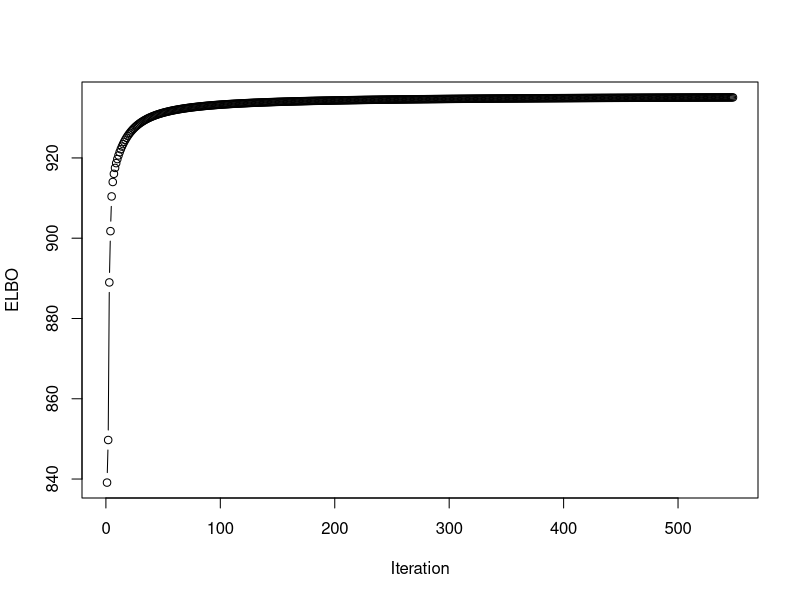
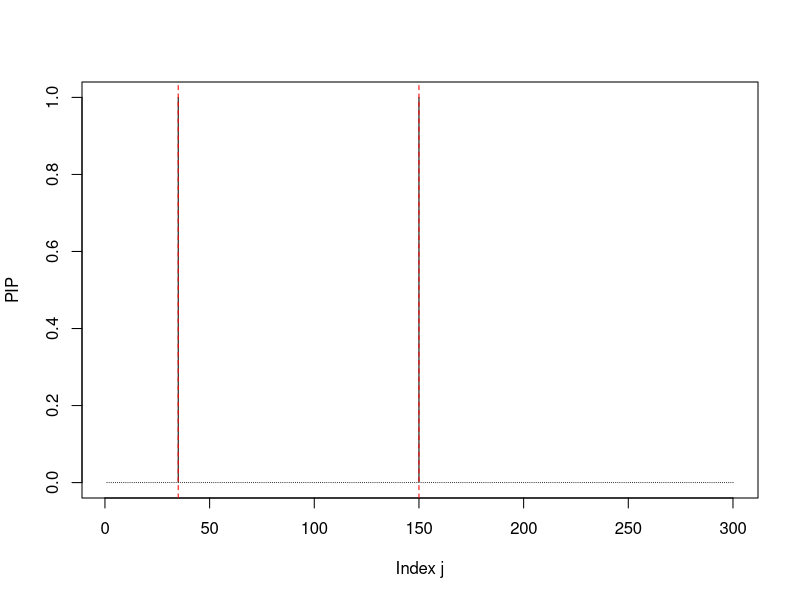
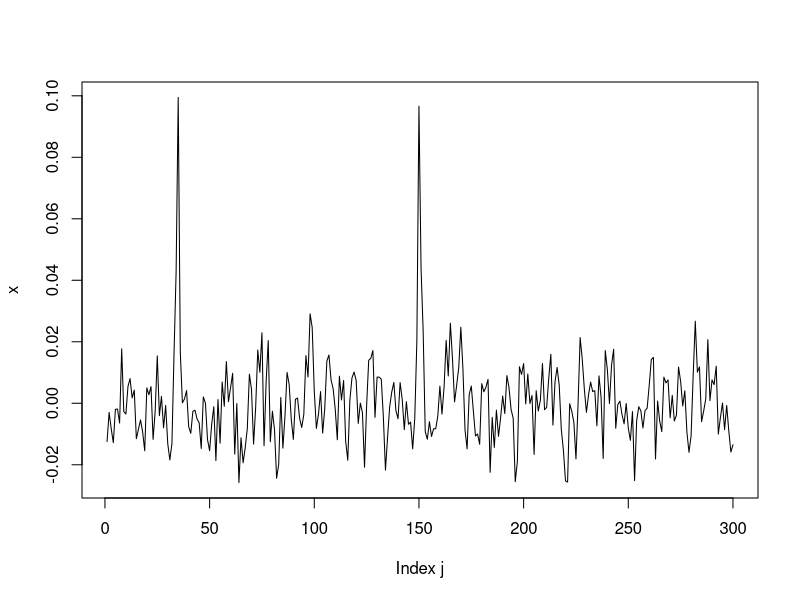
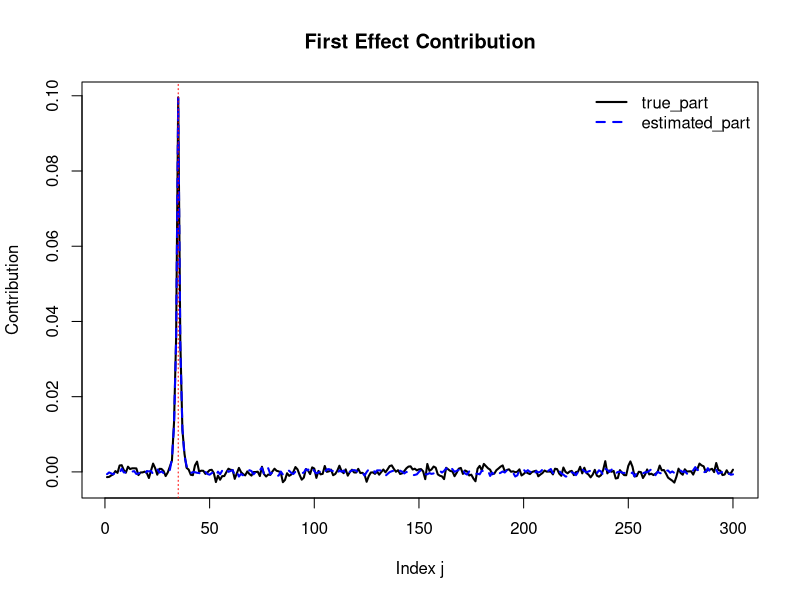
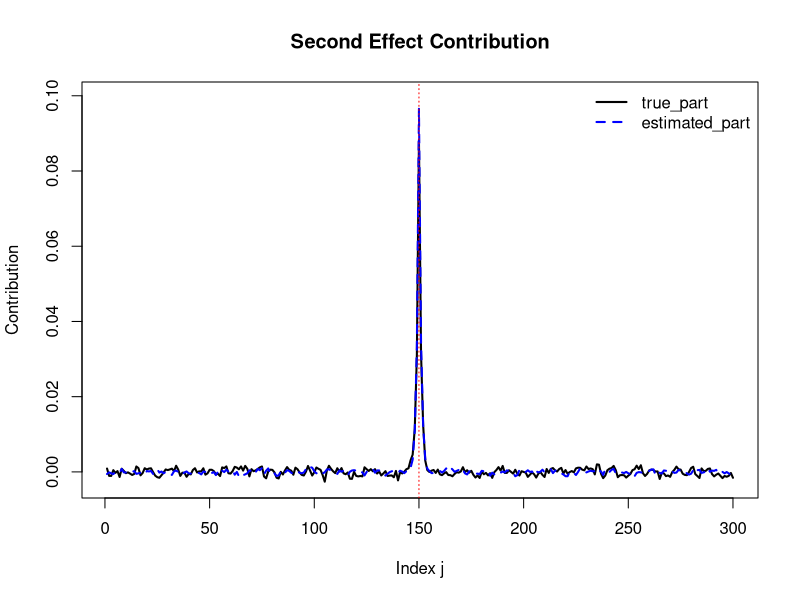
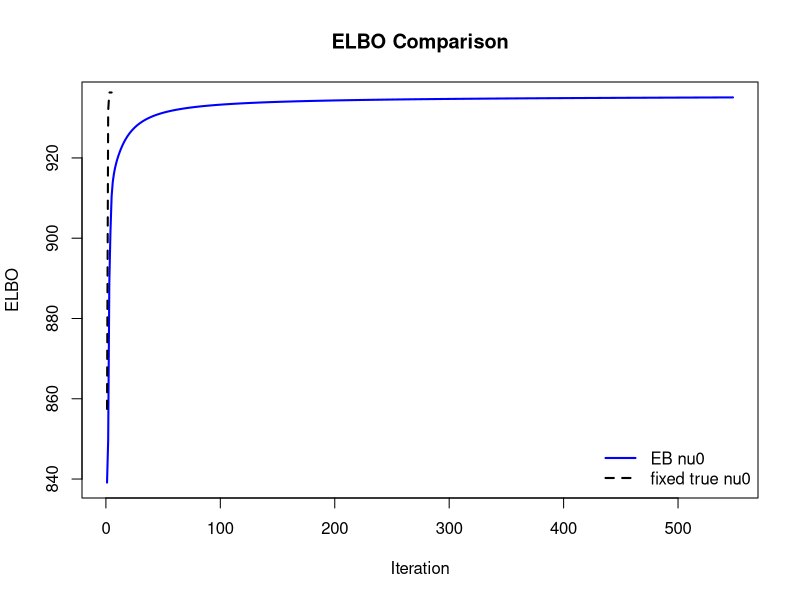
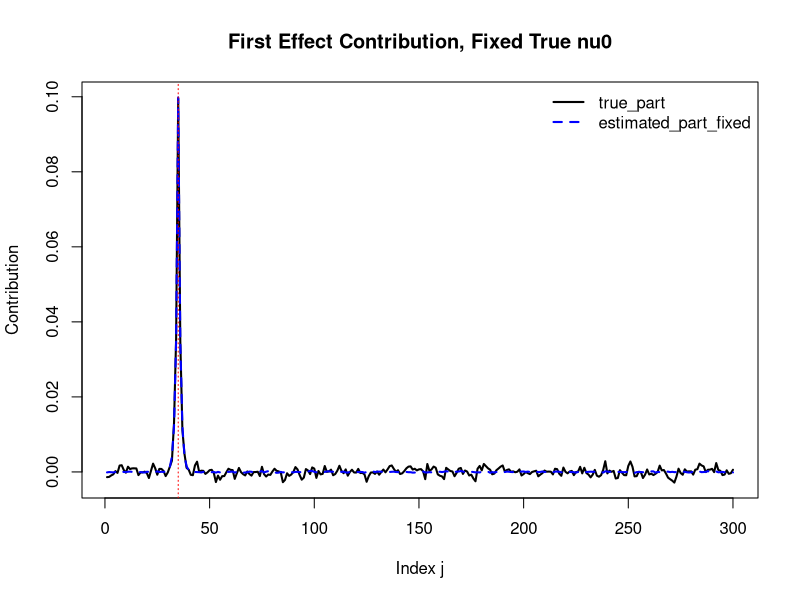
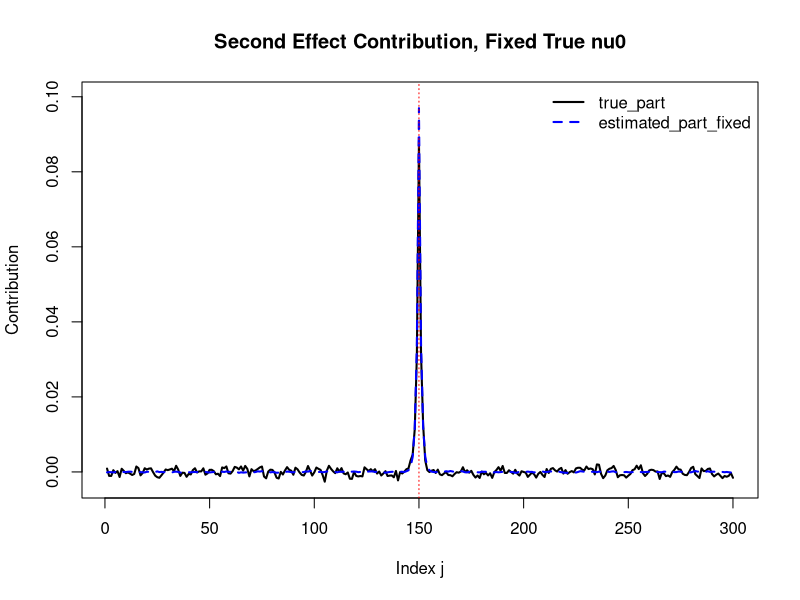

Write the R code that produced these figures, in order.
############################################################
## SuSiE-style CAVI + VEB for inverse-Wishart column model
## with summary-statistic likelihood covariance Rbar / N
############################################################

logsumexp <- function(x) {
  m <- max(x)
  m + log(sum(exp(x - m)))
}

safe_normalize_logweights <- function(logw) {
  lse <- logsumexp(logw)
  exp(logw - lse)
}

chol_solve <- function(ch, b) {
  # ch is upper-triangular Cholesky factor from chol(A), so A = t(ch) %*% ch
  backsolve(ch, forwardsolve(t(ch), b))
}

quad_form_chol <- function(ch, x) {
  y <- chol_solve(ch, x)
  sum(x * y)
}

############################################################
## One-dimensional quadrature for q(s)
##
## q(s) proportional to
## s^{-(a+1)} exp{-b/s + D s - 0.5 H s^2}, s > 0.
##
## With s = exp(xi),
## q(xi) proportional to
## exp{-a xi - b exp(-xi) + D exp(xi) - 0.5 H exp(2 xi)}.
############################################################

qs_moments_grid <- function(a, b, D, H,
                            grid_n = 121,
                            width = 12,
                            mode_lower = -40,
                            mode_upper = 40) {
  H <- max(H, 1e-14)
  b <- max(b, 1e-14)

  logf <- function(xi) {
    -a * xi - b * exp(-xi) + D * exp(xi) - 0.5 * H * exp(2 * xi)
  }

  opt <- optimize(logf, interval = c(mode_lower, mode_upper), maximum = TRUE)
  mode <- opt$maximum

  # Expand grid if boundary mass is non-negligible
  for (attempt in 1:5) {
    grid <- seq(mode - width, mode + width, length.out = grid_n)
    lf <- logf(grid)
    m <- max(lf)
    w <- exp(lf - m)

    # trapezoid weights
    wt <- w
    wt[1] <- wt[1] / 2
    wt[length(wt)] <- wt[length(wt)] / 2

    p <- wt / sum(wt)

    boundary_mass <- p[1] + p[length(p)]
    if (boundary_mass < 1e-7) break
    width <- width * 1.5
  }

  dx <- grid[2] - grid[1]
  logZ <- m + log(sum(wt) * dx)

  Es     <- sum(exp(grid) * p)
  Es2    <- sum(exp(2 * grid) * p)
  ElogS  <- sum(grid * p)
  EInvS  <- sum(exp(-grid) * p)

  list(
    Es = Es,
    Es2 = Es2,
    ElogS = ElogS,
    EInvS = EInvS,
    logZ = logZ,
    mode = mode,
    width = width
  )
}

############################################################
## Main fitting function
############################################################

iw_susie_veb <- function(x,
                         Rbar,
                         L,
                         N = 1,
                         sigma2 = rep(1, L),
                         nu0_init = 10,
                         max_iter = 50,
                         inner_iter = 3,
                         update_nu0 = TRUE,
                         update_sigma2 = FALSE,
                         nu0_lower = 2,
                         ridge = 1e-8,
                         tol = 1e-5,
                         qs_grid_n = 121,
                         init_gamma = NULL,
                         init_beta = NULL,
                         verbose = TRUE) {

  x <- as.numeric(x)
  J <- length(x)

  stopifnot(nrow(Rbar) == J, ncol(Rbar) == J)
  stopifnot(length(N) == 1, is.finite(N), N > 0)
  stopifnot(length(sigma2) == L)
  if (!is.null(init_gamma)) {
    stopifnot(length(init_gamma) == L)
    stopifnot(all(init_gamma == as.integer(init_gamma)))
    stopifnot(all(init_gamma >= 1), all(init_gamma <= J))
  }
  if (!is.null(init_beta)) {
    stopifnot(length(init_beta) == L)
    stopifnot(all(is.finite(init_beta)))
  }

  # Ridge for numerical stability
  Rbar <- (Rbar + t(Rbar)) / 2
  if (ridge > 0) {
    Rbar <- Rbar + ridge * diag(J)
  }

  rho <- diag(Rbar)

  if (any(rho <= 0)) {
    stop("All diagonal entries of Rbar must be positive.")
  }

  chR <- chol(Rbar)
  logdetR <- 2 * sum(log(diag(chR)))

  # G[, j] = Rbar[, j] / Rbar[j, j]
  # This is E[u_j(z)] at the prior mean.
  G <- sweep(Rbar, 2, rho, "/")

  logdetQ <- logdetR - log(rho)

  # Initialize nu0
  nu0 <- nu0_init

  # Helper to get prior moments for s under current nu0
  prior_s_moments <- function(nu0) {
    a <- (nu0 + 2) / 2
    b <- nu0 * rho / 2

    Es <- b / (a - 1)

    if (a <= 2) {
      Es2 <- rep(Inf, J)
    } else {
      Es2 <- b^2 / ((a - 1)^2 * (a - 2))
    }

    ElogS <- log(b) - digamma(a)
    EInvS <- a / b

    list(a = a, b = b, Es = Es, Es2 = Es2,
         ElogS = ElogS, EInvS = EInvS)
  }

  smom <- prior_s_moments(nu0)

  # Variational parameters
  pi_mat <- matrix(1 / J, nrow = L, ncol = J)

  mb <- matrix(0, nrow = L, ncol = J)
  vb <- matrix(rep(sigma2, each = J), nrow = L, byrow = TRUE)

  Es <- matrix(rep(smom$Es, times = L), nrow = L, byrow = TRUE)
  Es2 <- matrix(rep(smom$Es2, times = L), nrow = L, byrow = TRUE)
  ElogS <- matrix(rep(smom$ElogS, times = L), nrow = L, byrow = TRUE)
  EInvS <- matrix(rep(smom$EInvS, times = L), nrow = L, byrow = TRUE)

  # q_s natural parameters, needed to evaluate entropy of q(s)
  qsa <- matrix(smom$a, nrow = L, ncol = J)
  qsb <- matrix(rep(smom$b, times = L), nrow = L, byrow = TRUE)

  D_s <- matrix(0, nrow = L, ncol = J)
  H_s <- matrix(0, nrow = L, ncol = J)

  # log normalizer of q_s
  # If initialized at prior, Z = Gamma(a) / b^a
  logZs <- matrix(
    rep(lgamma(smom$a) - smom$a * log(smom$b), times = L),
    nrow = L,
    byrow = TRUE
  )

  # omega moments
  c0 <- (nu0 + 3) / 2
  Eomega <- matrix(nu0 + 3, nrow = L, ncol = J)
  Elogomega <- matrix(digamma(c0) + log(2), nrow = L, ncol = J)

  # q_omega parameters
  aw <- matrix(c0, nrow = L, ncol = J)
  bw <- matrix(0.5, nrow = L, ncol = J)

  # z-related scalar summaries
  Cz <- matrix(NA_real_, nrow = L, ncol = J)
  alpha_z <- matrix(0, nrow = L, ncol = J)
  A_z <- matrix(NA_real_, nrow = L, ncol = J)
  B_z <- matrix(NA_real_, nrow = L, ncol = J)
  Delta_z <- matrix(NA_real_, nrow = L, ncol = J)

  # Effect posterior means m_l = E[beta_l R_{gamma_l}]
  m_eff <- matrix(0, nrow = J, ncol = L)

  if (!is.null(init_gamma)) {
    init_beta <- if (is.null(init_beta)) rep(0, L) else as.numeric(init_beta)
    for (l in seq_len(L)) {
      j <- init_gamma[l]
      pi_mat[l, ] <- 1e-12 / (J - 1)
      pi_mat[l, j] <- 1 - 1e-12
      mb[l, j] <- init_beta[l]
      m_eff[, l] <- init_beta[l] * Rbar[, j]
    }
  }

  ############################################################
  ## Helper: refresh z scalar summaries for one effect
  ############################################################

  refresh_z_scalars <- function(l, y) {
    yKy <- quad_form_chol(chR, y)

    # d_j(y) = y^T K y - y_j^2 / rho_j
    d <- yKy - y^2 / rho
    d <- pmax(d, 0)

    Eb2 <- vb[l, ] + mb[l, ]^2
    T1 <- mb[l, ] * Es[l, ]
    T2 <- Eb2 * Es2[l, ]

    Cz_l <- N * T2 + rho * Eomega[l, ]
    Cz_l <- pmax(Cz_l, 1e-14)

    alpha_l <- N * T1 / Cz_l

    B_l <- y / rho + alpha_l * d

    A_l <- 1 / rho + alpha_l^2 * d + (J - 1) / Cz_l

    Delta_l <- rho * (alpha_l^2 * d + (J - 1) / Cz_l)

    list(
      yKy = yKy,
      d = d,
      Eb2 = Eb2,
      T1 = T1,
      T2 = T2,
      Cz = Cz_l,
      alpha = alpha_l,
      A = A_l,
      B = B_l,
      Delta = Delta_l
    )
  }

  ############################################################
  ## Helper: prior-q terms for each candidate j
  ############################################################

  local_prior_minus_q <- function(l, sigma2_l, nu0_current) {
    a_cur <- (nu0_current + 2) / 2
    b_cur <- nu0_current * rho / 2
    c_cur <- (nu0_current + 3) / 2

    Eb2 <- vb[l, ] + mb[l, ]^2

    ## beta
    Elogp_beta <- -0.5 * (log(2 * pi * sigma2_l) + Eb2 / sigma2_l)
    Elogq_beta <- -0.5 * (log(2 * pi * vb[l, ]) + 1)

    ## s prior under current nu0
    Elogp_s <- a_cur * log(b_cur) -
      lgamma(a_cur) -
      (a_cur + 1) * ElogS[l, ] -
      b_cur * EInvS[l, ]

    ## q(s), using stored q_s natural parameters
    Elogq_s <- -(qsa[l, ] + 1) * ElogS[l, ] -
      qsb[l, ] * EInvS[l, ] +
      D_s[l, ] * Es[l, ] -
      0.5 * H_s[l, ] * Es2[l, ] -
      logZs[l, ]

    ## omega prior under current nu0
    Elogp_omega <- c_cur * log(0.5) -
      lgamma(c_cur) +
      (c_cur - 1) * Elogomega[l, ] -
      0.5 * Eomega[l, ]

    ## q(omega)
    Elogq_omega <- aw[l, ] * log(bw[l, ]) -
      lgamma(aw[l, ]) +
      (aw[l, ] - 1) * Elogomega[l, ] -
      bw[l, ] * Eomega[l, ]

    ## z prior
    p_dim <- J - 1

    Elogp_z <- -0.5 * p_dim * log(2 * pi) -
      0.5 * logdetQ +
      0.5 * p_dim * (Elogomega[l, ] + log(rho)) -
      0.5 * Eomega[l, ] * Delta_z[l, ]

    ## q(z), where V_z = Q_j / C_z
    Elogq_z <- -0.5 * (
      p_dim * (log(2 * pi) + 1) +
        logdetQ -
        p_dim * log(Cz[l, ])
    )

    out <- (Elogp_beta - Elogq_beta) +
      (Elogp_s - Elogq_s) +
      (Elogp_omega - Elogq_omega) +
      (Elogp_z - Elogq_z)

    out
  }

  ############################################################
  ## Helper: update one SuSiE effect
  ############################################################

  update_effect <- function(l, y) {
    a_cur <- (nu0 + 2) / 2
    b_cur <- nu0 * rho / 2

    for (inner in seq_len(inner_iter)) {
      ## 1. Refresh z summaries
      zsum <- refresh_z_scalars(l, y)

      Cz[l, ] <- zsum$Cz
      alpha_z[l, ] <- zsum$alpha
      A_z[l, ] <- zsum$A
      B_z[l, ] <- zsum$B
      Delta_z[l, ] <- zsum$Delta

      ## 2. Update beta
      vb[l, ] <<- 1 / (1 / sigma2[l] + N * Es2[l, ] * A_z[l, ])
      mb[l, ] <<- vb[l, ] * N * Es[l, ] * B_z[l, ]

      ## 3. Refresh z summaries after beta update
      zsum <- refresh_z_scalars(l, y)

      Cz[l, ] <<- zsum$Cz
      alpha_z[l, ] <<- zsum$alpha
      A_z[l, ] <<- zsum$A
      B_z[l, ] <<- zsum$B
      Delta_z[l, ] <<- zsum$Delta

      ## 4. Update s by one-dimensional quadrature
      Eb2 <- vb[l, ] + mb[l, ]^2
      D_vec <- N * mb[l, ] * B_z[l, ]
      H_vec <- N * Eb2 * A_z[l, ]

      for (j in seq_len(J)) {
        qs <- qs_moments_grid(
          a = a_cur,
          b = b_cur[j],
          D = D_vec[j],
          H = H_vec[j],
          grid_n = qs_grid_n
        )

        Es[l, j] <<- qs$Es
        Es2[l, j] <<- qs$Es2
        ElogS[l, j] <<- qs$ElogS
        EInvS[l, j] <<- qs$EInvS
        logZs[l, j] <<- qs$logZ

        qsa[l, j] <<- a_cur
        qsb[l, j] <<- b_cur[j]
        D_s[l, j] <<- D_vec[j]
        H_s[l, j] <<- H_vec[j]
      }

      ## 5. Refresh z summaries after s update
      zsum <- refresh_z_scalars(l, y)

      Cz[l, ] <<- zsum$Cz
      alpha_z[l, ] <<- zsum$alpha
      A_z[l, ] <<- zsum$A
      B_z[l, ] <<- zsum$B
      Delta_z[l, ] <<- zsum$Delta

      ## 6. Update omega
      aw_new <- (nu0 + J + 2) / 2
      bw_new <- (1 + Delta_z[l, ]) / 2

      aw[l, ] <<- aw_new
      bw[l, ] <<- bw_new

      Eomega[l, ] <<- aw[l, ] / bw[l, ]
      Elogomega[l, ] <<- digamma(aw[l, ]) - log(bw[l, ])
    }

    ## Final refresh before scoring
    zsum <- refresh_z_scalars(l, y)

    Cz[l, ] <<- zsum$Cz
    alpha_z[l, ] <<- zsum$alpha
    A_z[l, ] <<- zsum$A
    B_z[l, ] <<- zsum$B
    Delta_z[l, ] <<- zsum$Delta

    Eb2 <- vb[l, ] + mb[l, ]^2
    T1 <- mb[l, ] * Es[l, ]
    T2 <- Eb2 * Es2[l, ]

    ## Likelihood part, dropping constants common over j:
    ## E log p(y | theta_l) = N * (T1 B - 0.5 T2 A) + const.
    lik_score <- N * (T1 * B_z[l, ] - 0.5 * T2 * A_z[l, ])

    prior_score <- local_prior_minus_q(l, sigma2[l], nu0)

    logw <- lik_score + prior_score

    pi_mat[l, ] <<- safe_normalize_logweights(logw)

    ## Update effect mean m_l.
    ##
    ## E[u_j(z)] = g_j + alpha_j (y - y_j g_j)
    ## where g_j = Rbar[, j] / rho_j.
    ##
    ## Sum_j w_j E[u_j] with w_j = pi_lj E[beta] E[s].
    w <- pi_mat[l, ] * mb[l, ] * Es[l, ]

    coef_g <- w * (1 - alpha_z[l, ] * y)
    coef_y <- sum(w * alpha_z[l, ])

    m_eff[, l] <<- as.numeric(G %*% coef_g) + coef_y * y

    invisible(NULL)
  }

  ############################################################
  ## ELBO
  ############################################################

  compute_elbo <- function() {
    mu_total <- rowSums(m_eff)
    resid <- x - mu_total

    resid_quad <- quad_form_chol(chR, resid)

    var_quad <- 0

    for (l in seq_len(L)) {
      Eb2 <- vb[l, ] + mb[l, ]^2

      # E[theta_l^T K theta_l]
      E_quad_l <- sum(pi_mat[l, ] * Eb2 * Es2[l, ] * A_z[l, ])

      # m_l^T K m_l
      m_quad_l <- quad_form_chol(chR, m_eff[, l])

      var_quad <- var_quad + E_quad_l - m_quad_l
    }

    var_quad <- max(var_quad, 0)

    Eloglik <- -0.5 * (
      J * log(2 * pi) +
        logdetR -
        J * log(N) +
        N * (resid_quad + var_quad)
    )

    Eprior_minus_q <- 0

    for (l in seq_len(L)) {
      lpq <- local_prior_minus_q(l, sigma2[l], nu0)

      gamma_term <- log(1 / J) - log(pmax(pi_mat[l, ], 1e-300))

      Eprior_minus_q <- Eprior_minus_q +
        sum(pi_mat[l, ] * (gamma_term + lpq))
    }

    Eloglik + Eprior_minus_q
  }

  ############################################################
  ## VEB update for nu0
  ############################################################

  M_nu0 <- function(nu0_candidate) {
    if (nu0_candidate <= nu0_lower) return(-Inf)

    a_cand <- (nu0_candidate + 2) / 2
    b_cand <- nu0_candidate * rho / 2

    c_cand <- (nu0_candidate + 3) / 2

    total <- 0

    for (l in seq_len(L)) {
      Elogp_s <- a_cand * log(b_cand) -
        lgamma(a_cand) -
        (a_cand + 1) * ElogS[l, ] -
        b_cand * EInvS[l, ]

      Elogp_omega <- c_cand * log(0.5) -
        lgamma(c_cand) +
        (c_cand - 1) * Elogomega[l, ] -
        0.5 * Eomega[l, ]

      total <- total + sum(pi_mat[l, ] * (Elogp_s + Elogp_omega))
    }

    total
  }

  update_nu0_EB <- function() {
    # nu0 = nu0_lower + exp(eta)
    obj <- function(eta) {
      nu <- nu0_lower + exp(eta)
      -M_nu0(nu)
    }

    opt <- optimize(
      obj,
      interval = c(log(1e-8), log(1e4))
    )

    nu0_lower + exp(opt$minimum)
  }

  ############################################################
  ## Main loop
  ############################################################

  elbo_trace <- numeric(max_iter)

  for (iter in seq_len(max_iter)) {
    old_elbo <- if (iter == 1) -Inf else elbo_trace[iter - 1]

    for (l in seq_len(L)) {
      current_sum <- rowSums(m_eff)
      y_l <- x - (current_sum - m_eff[, l])

      update_effect(l, y_l)
    }

    if (update_sigma2) {
      for (l in seq_len(L)) {
        Eb2_l <- vb[l, ] + mb[l, ]^2
        sigma2[l] <- sum(pi_mat[l, ] * Eb2_l)
        sigma2[l] <- max(sigma2[l], 1e-10)
      }
    }

    if (update_nu0) {
      nu0 <- update_nu0_EB()
    }

    elbo_trace[iter] <- compute_elbo()

    if (verbose) {
      cat(sprintf(
        "iter %03d | ELBO %.6f | nu0 %.6f\n",
        iter,
        elbo_trace[iter],
        nu0
      ))
    }

    if (iter > 1) {
      rel_change <- abs(elbo_trace[iter] - old_elbo) /
        (abs(old_elbo) + 1e-8)

      if (rel_change < tol) {
        elbo_trace <- elbo_trace[seq_len(iter)]
        break
      }
    }
  }

  PIP <- 1 - apply(1 - pi_mat, 2, prod)

  list(
    pi = pi_mat,
    PIP = PIP,
    nu0 = nu0,
    sigma2 = sigma2,
    N = N,
    mb = mb,
    vb = vb,
    Es = Es,
    Es2 = Es2,
    ElogS = ElogS,
    EInvS = EInvS,
    Eomega = Eomega,
    Elogomega = Elogomega,
    alpha_z = alpha_z,
    A_z = A_z,
    B_z = B_z,
    Delta_z = Delta_z,
    m_effects = m_eff,
    fitted = rowSums(m_eff),
    elbo = elbo_trace,
    Rbar_used = Rbar
  )
}


set.seed(1)

J <- 300
L <- 2
sample_size <- 10000
nu0_true <- 10000
sigma2_fit <- rep(1, L)

# 1. Choose a correlation matrix Rbar with eigenvalues bounded below.
rho_ar <- 0.35
idx <- seq_len(J)
Rbar <- rho_ar^abs(outer(idx, idx, "-"))
eig_min <- min(eigen(Rbar, symmetric = TRUE, only.values = TRUE)$values)
stopifnot(eig_min > 0.1)

# 2. Generate R ~ IW(nu0_true * Rbar, nu0_true + J + 1).
riwish <- function(scale, df) {
  W <- rWishart(1, df = df, Sigma = solve(scale))[, , 1]
  R <- solve(W)
  (R + t(R)) / 2
}

R_true <- riwish(
  scale = nu0_true * Rbar,
  df = nu0_true + J + 1
)

# 3. Choose one column of R and form x_bar.
gamma_true <- c(35, J / 2)
beta_true <- c(1.0, 0.9) * 1e-1
x_bar <- as.numeric(R_true[, gamma_true, drop = FALSE] %*% beta_true)

# 4. Generate x from N(x_bar, Rbar / N).
z <- rnorm(J)
x <- x_bar + as.numeric(t(chol(Rbar)) %*% z) / sqrt(sample_size)

# 5. Fit and check recovery of nu0 and selected coordinates.
fit <- iw_susie_veb(
  x = x,
  Rbar = Rbar,
  L = L,
  N = sample_size,
  sigma2 = sigma2_fit,
  nu0_init = 100,
  max_iter = 1000,
  inner_iter = 3,
  update_nu0 = TRUE,
  update_sigma2 = FALSE,
  tol = 1e-6,
  verbose = FALSE
)

top_by_effect <- apply(fit$pi, 1, which.max)
top_pip <- order(fit$PIP, decreasing = TRUE)[seq_len(L)]
coordinate_recovered <- all(gamma_true %in% top_pip)
nu0_relative_error <- abs(fit$nu0 - nu0_true) / nu0_true
recovery <- data.frame(
  effect = seq_len(L),
  gamma_true = gamma_true,
  beta_true = beta_true,
  top_gamma = top_by_effect,
  prob_true_gamma = fit$pi[cbind(seq_len(L), gamma_true)],
  prob_top_gamma = fit$pi[cbind(seq_len(L), top_by_effect)]
)

summarize_fit <- function(fit_obj, label) {
  top_by_effect_obj <- apply(fit_obj$pi, 1, which.max)
  top_pip_obj <- order(fit_obj$PIP, decreasing = TRUE)[seq_len(L)]
  recovery_obj <- data.frame(
    effect = seq_len(L),
    gamma_true = gamma_true,
    beta_true = beta_true,
    top_gamma = top_by_effect_obj,
    prob_true_gamma = fit_obj$pi[cbind(seq_len(L), gamma_true)],
    prob_top_gamma = fit_obj$pi[cbind(seq_len(L), top_by_effect_obj)]
  )

  cat(sprintf("\n%s recovery summary\n", label))
  cat(sprintf("nu0: %.3f | final ELBO: %.6f\n", fit_obj$nu0, tail(fit_obj$elbo, 1)))
  cat("top PIP coordinates:\n")
  print(top_pip_obj)
  cat(sprintf("all true coordinates in top %d PIPs: %s\n",
              L, all(gamma_true %in% top_pip_obj)))
  print(recovery_obj)

  invisible(list(
    top_by_effect = top_by_effect_obj,
    top_pip = top_pip_obj,
    recovery = recovery_obj
  ))
}

cat("\nSimulation recovery summary\n")
cat(sprintf("true nu0: %.3f | estimated nu0: %.3f\n", nu0_true, fit$nu0))
cat(sprintf("min eigenvalue of Rbar: %.3f\n", eig_min))
cat(sprintf("relative nu0 error: %.3f\n", nu0_relative_error))
cat("true gamma:\n")
print(gamma_true)
cat("top PIP coordinates:\n")
print(top_pip)
cat(sprintf("all true coordinates in top %d PIPs: %s\n", L, coordinate_recovered))
print(recovery)

plot(fit$elbo, type = "b", xlab = "Iteration", ylab = "ELBO")
plot(fit$PIP, type = "h", xlab = "Index j", ylab = "PIP")
abline(v = gamma_true, col = "red", lty = 2)


plot(seq_len(J), x, type = "l", xlab = "Index j", ylab = "x")

first_true_part <- as.numeric(R_true[, gamma_true[1]] * beta_true[1])
first_estimated_part <- fit$m_effects[, 1]

second_true_part <- as.numeric(R_true[, gamma_true[2]] * beta_true[2])
second_estimated_part <- fit$m_effects[, 2]

part_ylim <- range(
  first_true_part,
  first_estimated_part,
  second_true_part,
  second_estimated_part
)

plot(
  seq_len(J),
  first_true_part,
  type = "l",
  col = "black",
  lwd = 2,
  ylim = part_ylim,
  xlab = "Index j",
  ylab = "Contribution",
  main = "First Effect Contribution"
)
lines(seq_len(J), first_estimated_part, col = "blue", lwd = 2, lty = 2)
abline(v = gamma_true[1], col = "red", lty = 3)
legend(
  "topright",
  legend = c("true_part", "estimated_part"),
  col = c("black", "blue"),
  lty = c(1, 2),
  lwd = 2,
  bty = "n"
)

plot(
  seq_len(J),
  second_true_part,
  type = "l",
  col = "black",
  lwd = 2,
  ylim = part_ylim,
  xlab = "Index j",
  ylab = "Contribution",
  main = "Second Effect Contribution"
)
lines(seq_len(J), second_estimated_part, col = "blue", lwd = 2, lty = 2)
abline(v = gamma_true[2], col = "red", lty = 3)
legend(
  "topright",
  legend = c("true_part", "estimated_part"),
  col = c("black", "blue"),
  lty = c(1, 2),
  lwd = 2,
  bty = "n"
)

# Fit the same data with nu0 fixed at the truth. This checks whether the
# coordinate and contribution recovery improve when the R-column uncertainty is
# constrained to the data-generating level.
fit_fixed_nu0 <- iw_susie_veb(
  x = x,
  Rbar = Rbar,
  L = L,
  N = sample_size,
  sigma2 = sigma2_fit,
  nu0_init = nu0_true,
  max_iter = 1000,
  inner_iter = 3,
  update_nu0 = FALSE,
  update_sigma2 = FALSE,
  tol = 1e-6,
  verbose = FALSE
)

fixed_summary <- summarize_fit(fit_fixed_nu0, "Fixed true nu0")

cat("\nELBO comparison\n")
cat(sprintf("EB nu0 fit final ELBO: %.6f\n", tail(fit$elbo, 1)))
cat(sprintf("Fixed true nu0 fit final ELBO: %.6f\n", tail(fit_fixed_nu0$elbo, 1)))
cat(sprintf("ELBO fixed - EB: %.6f\n", tail(fit_fixed_nu0$elbo, 1) - tail(fit$elbo, 1)))

plot(
  fit$elbo,
  type = "l",
  col = "blue",
  lwd = 2,
  xlab = "Iteration",
  ylab = "ELBO",
  main = "ELBO Comparison"
)
lines(fit_fixed_nu0$elbo, col = "black", lwd = 2, lty = 2)
legend(
  "bottomright",
  legend = c("EB nu0", "fixed true nu0"),
  col = c("blue", "black"),
  lty = c(1, 2),
  lwd = 2,
  bty = "n"
)

first_estimated_part_fixed <- fit_fixed_nu0$m_effects[, 1]
second_estimated_part_fixed <- fit_fixed_nu0$m_effects[, 2]

fixed_part_ylim <- range(
  first_true_part,
  first_estimated_part_fixed,
  second_true_part,
  second_estimated_part_fixed
)

plot(
  seq_len(J),
  first_true_part,
  type = "l",
  col = "black",
  lwd = 2,
  ylim = fixed_part_ylim,
  xlab = "Index j",
  ylab = "Contribution",
  main = "First Effect Contribution, Fixed True nu0"
)
lines(seq_len(J), first_estimated_part_fixed, col = "blue", lwd = 2, lty = 2)
abline(v = gamma_true[1], col = "red", lty = 3)
legend(
  "topright",
  legend = c("true_part", "estimated_part_fixed"),
  col = c("black", "blue"),
  lty = c(1, 2),
  lwd = 2,
  bty = "n"
)

plot(
  seq_len(J),
  second_true_part,
  type = "l",
  col = "black",
  lwd = 2,
  ylim = fixed_part_ylim,
  xlab = "Index j",
  ylab = "Contribution",
  main = "Second Effect Contribution, Fixed True nu0"
)

lines(seq_len(J), second_estimated_part_fixed, col = "blue", lwd = 2, lty = 2)
abline(v = gamma_true[2], col = "red", lty = 3)
legend(
  "topright",
  legend = c("true_part", "estimated_part_fixed"),
  col = c("black", "blue"),
  lty = c(1, 2),
  lwd = 2,
  bty = "n"
)

# Warm-start a fixed-nu0 fit from the EB-recovered coordinates. The starting
# effect sizes are GLS coefficients using Rbar columns at the top PIP indices.
init_gamma_warm <- top_pip
X_warm <- Rbar[, init_gamma_warm, drop = FALSE]
KX_warm <- chol_solve(chol(Rbar), X_warm)
Kx_warm <- chol_solve(chol(Rbar), x)
init_beta_warm <- as.numeric(solve(t(X_warm) %*% KX_warm, t(X_warm) %*% Kx_warm))

fit_fixed_nu0_warm <- iw_susie_veb(
  x = x,
  Rbar = Rbar,
  L = L,
  N = sample_size,
  sigma2 = sigma2_fit,
  nu0_init = nu0_true,
  max_iter = 1000,
  inner_iter = 3,
  update_nu0 = FALSE,
  update_sigma2 = FALSE,
  tol = 1e-6,
  init_gamma = init_gamma_warm,
  init_beta = init_beta_warm,
  verbose = FALSE
)

fixed_warm_summary <- summarize_fit(
  fit_fixed_nu0_warm,
  "Fixed true nu0, EB-coordinate warm start"
)

cat("\nWarm-start initialization\n")
cat("init gamma:\n")
print(init_gamma_warm)
cat("init beta:\n")
print(init_beta_warm)

cat("\nELBO comparison including warm start\n")
cat(sprintf("EB nu0 fit final ELBO: %.6f\n", tail(fit$elbo, 1)))
cat(sprintf("Fixed true nu0 cold final ELBO: %.6f\n", tail(fit_fixed_nu0$elbo, 1)))
cat(sprintf("Fixed true nu0 warm final ELBO: %.6f\n", tail(fit_fixed_nu0_warm$elbo, 1)))
cat(sprintf("ELBO warm fixed - EB: %.6f\n",
            tail(fit_fixed_nu0_warm$elbo, 1) - tail(fit$elbo, 1)))

plot(
  fit$elbo,
  type = "l",
  col = "blue",
  lwd = 2,
  xlab = "Iteration",
  ylab = "ELBO",
  main = "ELBO Comparison Including Warm Start"
)
lines(fit_fixed_nu0$elbo, col = "black", lwd = 2, lty = 2)
lines(fit_fixed_nu0_warm$elbo, col = "darkgreen", lwd = 2, lty = 3)
legend(
  "bottomright",
  legend = c("EB nu0", "fixed true nu0 cold", "fixed true nu0 warm"),
  col = c("blue", "black", "darkgreen"),
  lty = c(1, 2, 3),
  lwd = 2,
  bty = "n"
)

first_match_warm <- match(gamma_true[1], init_gamma_warm)
second_match_warm <- match(gamma_true[2], init_gamma_warm)
first_estimated_part_fixed_warm <- fit_fixed_nu0_warm$m_effects[, first_match_warm]
second_estimated_part_fixed_warm <- fit_fixed_nu0_warm$m_effects[, second_match_warm]

warm_part_ylim <- range(
  first_true_part,
  first_estimated_part_fixed_warm,
  second_true_part,
  second_estimated_part_fixed_warm
)

plot(
  seq_len(J),
  first_true_part,
  type = "l",
  col = "black",
  lwd = 2,
  ylim = warm_part_ylim,
  xlab = "Index j",
  ylab = "Contribution",
  main = "First Effect Contribution, Fixed nu0 Warm Start"
)
lines(seq_len(J), first_estimated_part_fixed_warm, col = "blue", lwd = 2, lty = 2)
abline(v = gamma_true[1], col = "red", lty = 3)
legend(
  "topright",
  legend = c("true_part", "estimated_part_fixed_warm"),
  col = c("black", "blue"),
  lty = c(1, 2),
  lwd = 2,
  bty = "n"
)

plot(
  seq_len(J),
  second_true_part,
  type = "l",
  col = "black",
  lwd = 2,
  ylim = warm_part_ylim,
  xlab = "Index j",
  ylab = "Contribution",
  main = "Second Effect Contribution, Fixed nu0 Warm Start"
)
lines(seq_len(J), second_estimated_part_fixed_warm, col = "blue", lwd = 2, lty = 2)
abline(v = gamma_true[2], col = "red", lty = 3)
legend(
  "topright",
  legend = c("true_part", "estimated_part_fixed_warm"),
  col = c("black", "blue"),
  lty = c(1, 2),
  lwd = 2,
  bty = "n"
)
